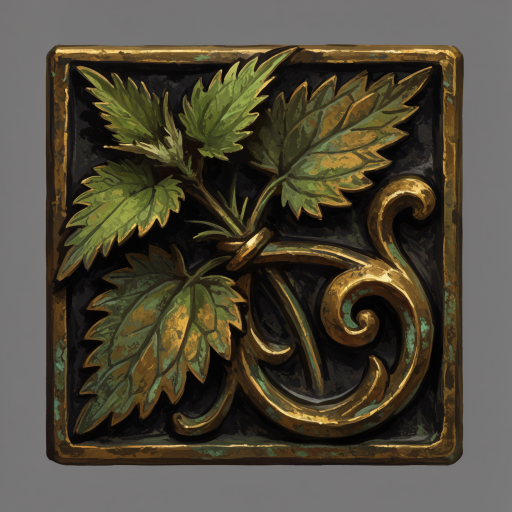
#> input picture assets/source/ui/orn/hellmuth_corner_d.png, 1024 x 1024 px, given in place of strip_h_e.png, which was not available (shown at 1/2 size)
$ python hud_distortion_proof.py
#> lines starting #> are read from the running program, lines starting #| are printed output that depends on the picture; after the words box and inside, x2 and y2 are one past the last pixel; in counts of white or black regions, pixels touching at a corner belong together; pictures that were not available may be replaced by others from this repository, and a replacement may not be noted
### tools/process_ui_v2.py
#!/usr/bin/env python3
"""
process_ui_v2.py — Verarbeitungspass fuer die HUD-V2-Ornamente (Schichtarchitektur).

Pro ausgewaehltem Quell-Asset (assets/source/ui/{orn,violett}) erzeugt das Skript
ein spielfertiges PNG nach public/sprites/ui/hud/v2/{fac}/{role}/{var}.png:

  1. Freistellen: Flood-Fill vom Rand auf der neutralen Grundfarbe, weicher
     Schattensaum bleibt (Kontaktschatten kommt sonst per CSS).
  2. Eingeschlossene Grund-Taschen ausstechen: bg-farbige Inseln INNERHALB der
     Silhouette (Laub-/Filigran-Loecher, offene Radnaben) -> Alpha 0. Konservativ
     (enge Farbtoleranz), damit Stahl/Messing erhalten bleibt.
  3. MODERAT-Entgluehung (nur Nicht-Koenig): helle, gesaettigte Magenta-Flaechen
     werden in V und S gedaempft -> Magenta liest als stumpfe Blörre, nicht Glow.
  4. Drip-Beschnitt (nur MODERAT, geflaggt): schmale Magenta-Tendrils unterhalb der
     Haupt-Fusskante werden weggeschnitten (Tropfen verboten).
  5. Milde, einheitliche Entsaettigung (LUT-Ersatz) fuer Fraktionskohaerenz, mit
     Schutz hoher Saettigung am Koenig.
  6. Augen-Sonderfall: runder Iris-Ausschnitt aus moderat_eye (alles ausserhalb
     Alpha 0), Tendrils fallen automatisch weg.

Lauf: python3 tools/process_ui_v2.py
"""
import os
import numpy as np
from PIL import Image, ImageDraw
from scipy import ndimage

ROOT = os.path.join(os.path.dirname(__file__), "..")
SRC = os.path.join(ROOT, "assets/source/ui")
OUT = os.path.join(ROOT, "public/sprites/ui/hud/v2")


# ---------------------------------------------------------------- Grundoperationen
# [62 lines left out: functions _bg_color, _bg_like, freistellen, stab_pockets, not called in this run]


def _hsv(rgb):
    r, g, b = rgb[..., 0] / 255, rgb[..., 1] / 255, rgb[..., 2] / 255
    mx = np.max(rgb, 2) / 255.0
    mn = np.min(rgb, 2) / 255.0
    df = mx - mn + 1e-6
    h = np.zeros_like(mx)
    mask = mx == r
    h[mask] = (60 * ((g - b) / df) % 360)[mask]
    mask = mx == g
    h[mask] = (60 * ((b - r) / df) + 120)[mask]
    mask = mx == b
    h[mask] = (60 * ((r - g) / df) + 240)[mask]
    return h, df / (mx + 1e-6), mx


# [53 lines left out: functions deglow_magenta, deglow_green, dripcrop_magenta, not called in this run]


def desat(rgb, alpha, sat=0.9, protect_hi=True):
    h, s, v = _hsv(rgb)
    out = rgb.astype(np.float32)
    lum = out.mean(axis=2, keepdims=True)
    d = lum + (out - lum) * sat
    if protect_hi:
        # hohe Saettigung (Substanz im Glas, Koenig-Kern) weniger entsaettigen
        p = np.clip((s - 0.45) / 0.3, 0, 1)[..., None]
        d = d + (out - d) * p
    return np.clip(d, 0, 255)


# [26 lines left out: function feather_edges, not called in this run]


def feather_bottom(alpha, frac=0.10, floor=0.45):
    """Nur Unterkante federn (vertikale Beifuellmotive: Seiten bleiben als Saeule)."""
    return feather_edges(alpha, frac=frac, floor=floor, sides=False, bottom=True)


def _smoothstep(t):
    t = np.clip(t, 0, 1)
    return t * t * (3 - 2 * t)


# [55 lines left out: functions feather_silhouette, despill, cap_flange, not called in this run]


def steel_present(rgb, alpha, target=72.0, shadow_lift=24.0, hi_knee=150.0,
                  seam=0.5, vcap=128.0, edge_pct=82.0, dil=2):
    """MODERAT-Stahl aus dem Dunkel heben (G-ALL-2): Median-Gain auf Ziel-Luma
    (>=BG+25), additiver Schatten-Lift mit Soft-Knee oben, dann Magenta als matte
    FLAECHE (dilatierter Sobel-Ridge), V<=vcap gedeckelt -> kein Eigenleuchten."""
    op = alpha > 12
    if op.sum() < 30:
        return rgb
    w = np.array([0.299, 0.587, 0.114])
    out = rgb.astype(np.float32).copy()
    med = float(np.median((out @ w)[op]))
    gain = float(np.clip(target / max(med, 1.0), 1.0, 3.0))
    lifted = out * gain
    Ll = lifted @ w
    comp = hi_knee + np.maximum(Ll - hi_knee, 0) * 0.35
    lifted *= np.where(Ll > hi_knee, comp / np.maximum(Ll, 1e-3), 1.0)[..., None]
    Ln = np.clip((lifted @ w) / 255.0, 0, 1)
    add = ((1.0 - Ln) ** 1.6 * shadow_lift)[..., None]
    out = np.where(op[..., None], np.clip(lifted + add, 0, 255), out)
    lum2 = out @ w
    inner = ndimage.binary_erosion(op, iterations=2)
    edge = np.hypot(ndimage.sobel(lum2, axis=1), ndimage.sobel(lum2, axis=0))
    if inner.sum() > 0:
        ridge = inner & (edge > np.percentile(edge[inner], edge_pct))
        band = ndimage.binary_dilation(ridge, iterations=dil) & op & (lum2 < 150)
    else:
        band = np.zeros_like(op)
    mag = np.array([150.0, 60.0, 110.0])
    out[band] = out[band] * (1 - seam) + mag * seam
    if band.sum():
        v = out[band].max(axis=1, keepdims=True)
        out[band] = out[band] * np.minimum(1.0, vcap / np.maximum(v, 1e-3))
    return np.clip(out, 0, 255)


# [116 lines left out: functions corner_clean, trim, save, process, cut_eye, not called in this run]

### tools/hud_distortion_proof.py
#!/usr/bin/env python3
"""
hud_distortion_proof.py — Paket A, Melde-Zaesur Beleg 1: »die Verzerrung ist tot«.

Vergleicht am Testobjekt MODERAT-Panel-Leiste (moderat_strip_h_e) drei Zustaende:
  1. ALTE KETTE   public/.../v2/moderat/strip_h/strip_h_e.png (relight+palette+
                  steel_present+grain) — ausgewaschenes Relief, +Saettigung.
  2. NEUER MASTER public/.../v3/moderat/strip_h/strip_h_e.png (freistellen+trim+
                  achromatischer Graustufen-Master) — Relief 1:1, Saettigung 0.
  3. GETOENT      Master + luminanzerhaltende Toenung. Exakt das W3C-Modell von
                  CSS mix-blend-mode:color = SetLum(Cs, Lum(Cb)) — also das, was
                  der Browser zur Laufzeit rechnet. Relief bleibt, Farbe kommt.

Misst LumaStd (Relief) und mittlere Saettigung je Zustand und legt eine
Vorher/Nachher-PNG ab. Lauf: python3 tools/hud_distortion_proof.py
"""
import os

import numpy as np
from PIL import Image, ImageDraw, ImageFont

ROOT = os.path.normpath(os.path.join(os.path.dirname(__file__), ".."))
OLD = os.path.join(ROOT, "public/sprites/ui/hud/v2/moderat/strip_h/strip_h_e.png")
NEW = os.path.join(ROOT, "public/sprites/ui/hud/v3/moderat/strip_h/strip_h_e.png")
SRC = os.path.join(ROOT, "assets/source/ui/freigestellt/moderat_strip_h_e.png")
OUT = os.path.join(ROOT, "docs/proof/paket_a_distortion.png")
TINT = (192, 64, 122)  # PLATZHALTER-Magenta (= FACTION_TINT_PLACEHOLDER.moderat)


def load(p):
    return np.asarray(Image.open(p).convert("RGBA")).astype(np.float32)


def luma(rgb):
    return rgb @ np.array([0.299, 0.587, 0.114])


def stats(rgba):
    op = rgba[..., 3] > 12
    if op.sum() < 10:
        return 0.0, 0.0
    rgb = rgba[..., :3]
    lstd = float(np.std(luma(rgb)[op]))
    sat = (rgb.max(2) - rgb.min(2))[op].mean() / 255.0
    return lstd, sat


def set_lum(color_rgb, master_rgba):
    """W3C SetLum(Cs, Lum(Cb)): Cs = flache Fraktionsfarbe (oben, mix-blend
    color), Cb = Graustufen-Master (unten, liefert Luma). Ergebnis traegt die
    Luma/Relief des Masters und die Chroma der Farbe. Identisch zum Browser."""
    cs = np.array(color_rgb, np.float32) / 255.0
    cs = np.broadcast_to(cs, master_rgba[..., :3].shape).copy()
    lb = luma(master_rgba[..., :3]) / 255.0                       # Lum(Cb)
    d = (lb - luma(cs))[..., None]
    c = cs + d                                                    # SetLum: shift
    # ClipColor: Gamut zurueckfalten, ohne die Luma zu aendern
    lum = luma(c)[..., None]
    n = c.min(2, keepdims=True)
    x = c.max(2, keepdims=True)
    lo = n < 0
    c = np.where(lo & (lum > n), lum + (c - lum) * lum / np.maximum(lum - n, 1e-6), c)
    hi = x > 1
    c = np.where(hi & (x > lum), lum + (c - lum) * (1 - lum) / np.maximum(x - lum, 1e-6), c)
    out = np.clip(c, 0, 1) * 255.0
    return np.dstack([out, master_rgba[..., 3]]).astype(np.uint8)


def _font(sz):
    for p in ("/usr/share/fonts/truetype/dejavu/DejaVuSans-Bold.ttf",
              "/usr/share/fonts/truetype/dejavu/DejaVuSans.ttf"):
        if os.path.exists(p):
            return ImageFont.truetype(p, sz)
    return ImageFont.load_default()


def band(rgba, label, w=1040, h=150, bg=(30, 30, 34)):
    """Asset opak-getrimmt, auf Hoehe h skaliert, linkes w-Fenster, ueber bg."""
    op = np.where(rgba[..., 3] > 12)
    if len(op[0]):
        y0, y1, x0, x1 = op[0].min(), op[0].max(), op[1].min(), op[1].max()
        rgba = rgba[y0:y1 + 1, x0:x1 + 1]
    im = Image.fromarray(rgba.astype(np.uint8), "RGBA")
    scale = h / im.height
    im = im.resize((max(1, int(im.width * scale)), h), Image.LANCZOS)
    canvas = Image.new("RGBA", (w, h + 26), (*bg, 255))
    ImageDraw.Draw(canvas).text((8, 5), label, font=_font(16), fill=(235, 235, 235))
    canvas.alpha_composite(im.crop((0, 0, min(w, im.width), h)), (0, 26))
    return canvas


def chain_on_source(src):
    """Die ECHTE Farbkette (process_ui_v2.steel_present + desat) auf dieselbe
    Quelle — zeigt, was die Kette anrichtet, unabhaengig vom mild ausgefallenen
    Versand-Artefakt. Gibt LumaStd zurueck (oder None, falls Import scheitert)."""
    try:
        import sys
        sys.path.insert(0, os.path.dirname(__file__))
        from process_ui_v2 import steel_present, desat  # noqa: PLC0415
        rgb, a = src[..., :3].copy(), src[..., 3]
        crushed = steel_present(desat(rgb, a, sat=0.92), a)
        return stats(np.dstack([crushed, a]))[0]
    except Exception as ex:  # noqa: BLE001
        print("  (chain_on_source uebersprungen:", ex, ")")
        return None


def main():
    old, new, src = load(OLD), load(NEW), load(SRC)
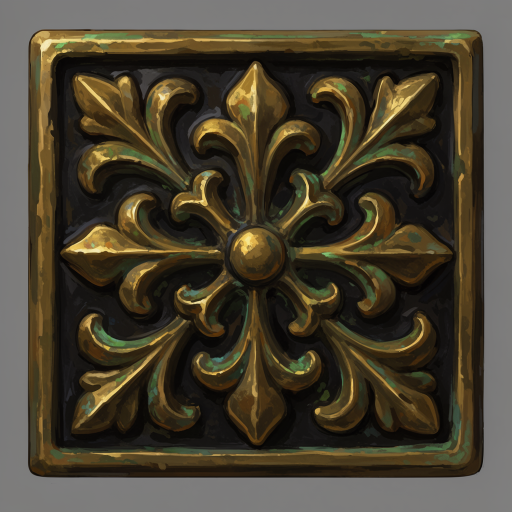
#> input picture assets/source/ui/orn/hellmuth_corner_e.png, 1024 x 1024 px, given in place of strip_h_e.png, which was not available (shown at 1/2 size)
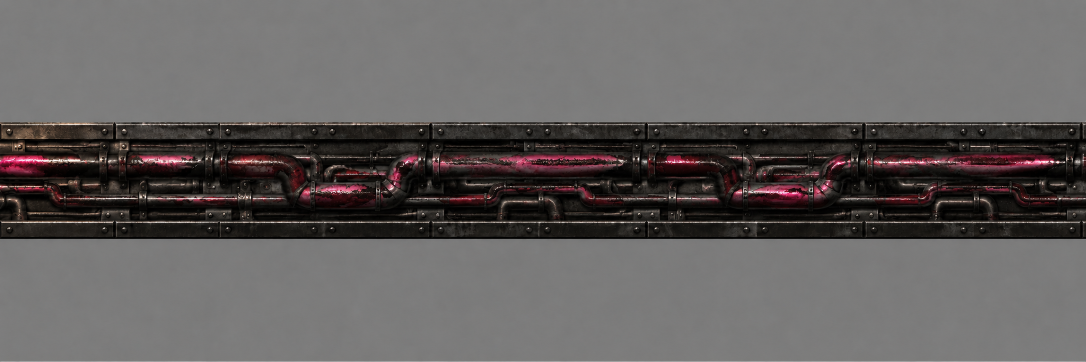
#> input picture assets/source/ui/orn/moderat_strip_h_e.png, 2172 x 724 px, found by its file name (shown at 1/2 size)
    lo, so = stats(old)
#> in stats, `op = rgba[..., 3] > 12`: op: shape (1024, 1024) bool; every value is 1
#> in stats, `lstd = float(np.std(luma(rgb)[op]))`: lstd = 45.31
#> in stats, `sat = (rgb.max(2) - rgb.min(2))[op].mean() / 255.0`: sat = 0.0853
#> lo = 45.31; so = 0.0853
    ln, sn = stats(new)
#> in luma (call 2), `return rgb @ np.array([0.299, 0.587, 0.114])`:
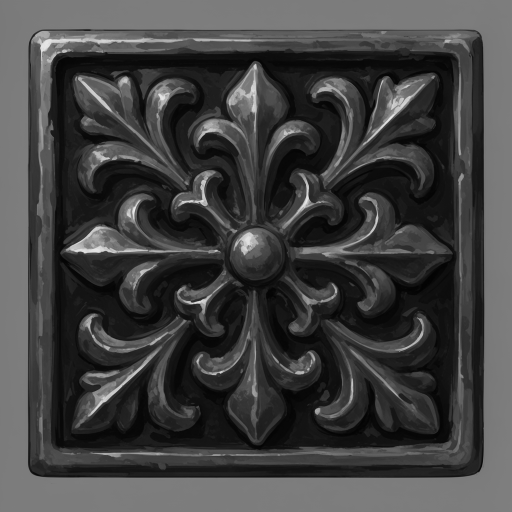
#> returned value: shape (1024, 1024) float64 (shown at 1/2 size); min 1.41, max 240.7, mean 65.9
#> ln = 45.14; sn = 0.0975
    ls, ss = stats(src)
#> in stats (call 3), `op = rgba[..., 3] > 12`: op: shape (724, 2172) bool; every value is 1
#> ls = 45.82; ss = 0.0189
    lc = chain_on_source(src)
#> in chain_on_source, `rgb, a = src[..., :3].copy(), src[..., 3]`: a: shape (724, 2172) float32; every value is 255
#> in _hsv, `mask = mx == r`:
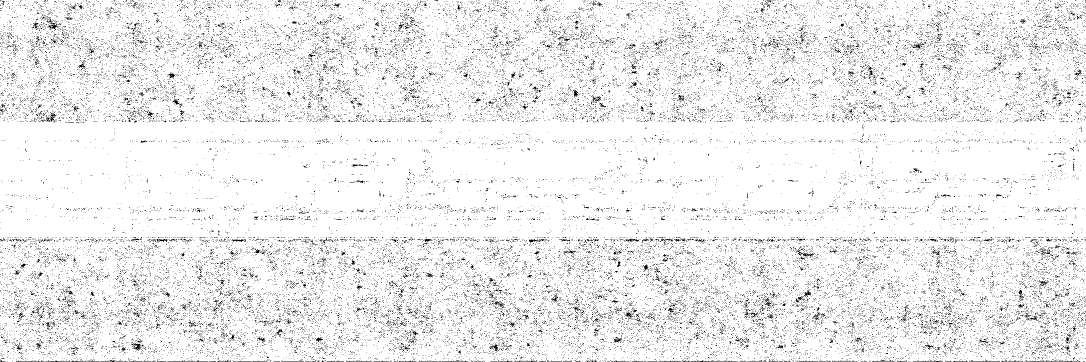
#> mask: shape (724, 2172) bool (shown at 1/2 size); 93.8% white; black in thin lines or dots
#> in _hsv, `mask = mx == g`: mask: shape (724, 2172) bool; 37.3% white in thin lines or dots
#> in _hsv, `mask = mx == b`: mask: shape (724, 2172) bool; 21% white in thin lines or dots
#> in desat, `p = np.clip((s - 0.45) / 0.3, 0, 1)[..., None]`:
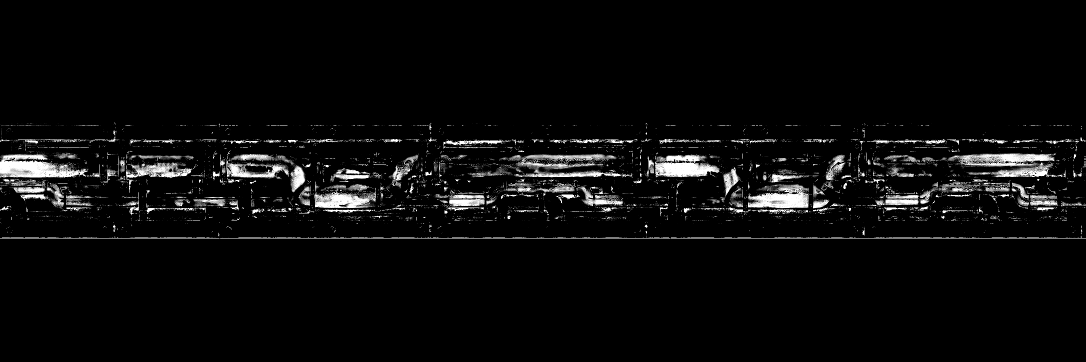
#> p: shape (724, 2172, 1) float32 (shown at 1/2 size); min 0, max 1, mean 0.0432
#> in steel_present, `med = float(np.median((out @ w)[op]))`: med = 123.2
#> in steel_present, `gain = float(np.clip(target / max(med, 1.0), 1.0, 3.0))`: gain = 1
#> in steel_present, `add = ((1.0 - Ln) ** 1.6 * shadow_lift)[..., None]`:
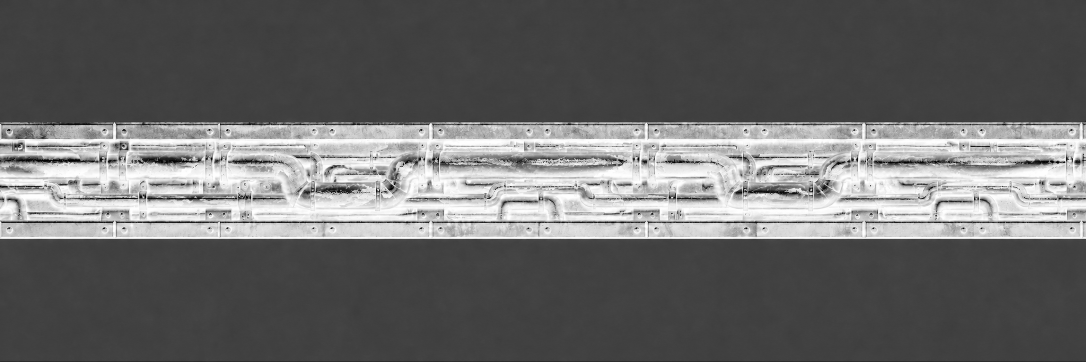
#> add: shape (724, 2172, 1) float64 (shown at 1/2 size); min 2.91, max 24, mean 11.8; drawn with min black and max white
#> in steel_present, `inner = ndimage.binary_erosion(op, iterations=2)`: inner: shape (724, 2172) bool; 99.3% white; 1 black region, box (x1, y1, x2, y2) and area: (0, 0, 2172, 724) 11568
#> in steel_present, `ridge = inner & (edge > np.percentile(edge[inner], edge_pct))`: ridge: shape (724, 2172) bool; 17.9% white; 1637 white regions (1502 under 20 px), largest, box (x1, y1, x2, y2) and area: (2, 241, 2170, 480) 266626, (507, 423, 618, 432) 611, (1020, 423, 1077, 435) 263
#> in steel_present, `band = ndimage.binary_dilation(ridge, iterations=dil) & op & (lum2 < 1..`: band: shape (724, 2172) bool; 27.9% white; 125 white regions (49 under 20 px), largest, box (x1, y1, x2, y2) and area: (0, 239, 2172, 482) 434997, (2008, 399, 2024, 411) 110, (825, 364, 833, 383) 91
#> in luma (call 4), `return rgb @ np.array([0.299, 0.587, 0.114])`:
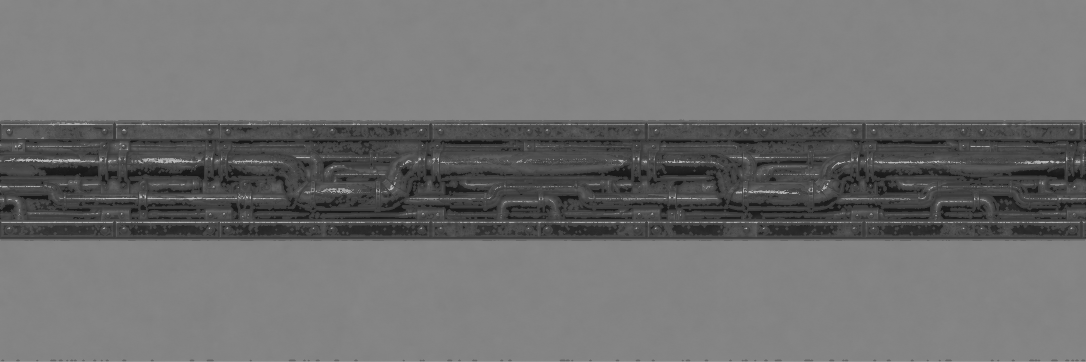
#> returned value: shape (724, 2172) float64 (shown at 1/2 size); min 24, max 189.7, mean 111.7
#> lc = 31.76
    tint = set_lum(TINT, new.astype(np.float32))
#> in luma (call 6), `return rgb @ np.array([0.299, 0.587, 0.114])`: returned value: shape (1024, 1024) float64; every value is 0.427
    lt, st = stats(tint.astype(np.float32))
#> lt = 45.09; st = 0.397

    print("== MODERAT-Panel-Leiste — Relief (LumaStd) und Saettigung ==")
    print(f"  QUELLE (cut)        LumaStd={ls:5.1f}  sat={ss:.3f}")
#|   QUELLE (cut)        LumaStd= 45.8  sat=0.019
    if lc is not None:
        print(f"  KETTE auf Quelle    LumaStd={lc:5.1f}            <- steel_present+desat zerdrueckt")
#|   KETTE auf Quelle    LumaStd= 31.8            <- steel_present+desat zerdrueckt
    print(f"  ALTE KETTE  (v2)    LumaStd={lo:5.1f}  sat={so:.3f}   <- Versand-Artefakt")
#|   ALTE KETTE  (v2)    LumaStd= 45.3  sat=0.085   <- Versand-Artefakt
    print(f"  NEUER MASTER(v3)    LumaStd={ln:5.1f}  sat={sn:.3f}   <- achromatisch, Relief erhalten")
#|   NEUER MASTER(v3)    LumaStd= 45.1  sat=0.098   <- achromatisch, Relief erhalten
    print(f"  GETOENT (Browser)   LumaStd={lt:5.1f}  sat={st:.3f}   <- Relief = Master (Toenung flach)")
#|   GETOENT (Browser)   LumaStd= 45.1  sat=0.397   <- Relief = Master (Toenung flach)
    keep = ln / max(ls, 1e-6) * 100.0
#> keep = 98.52
    print(f"\n  Master vs Quelle:   {keep:.0f} % Relief erhalten (SetLum aendert die Luma nicht)")
#|   Master vs Quelle:   99 % Relief erhalten (SetLum aendert die Luma nicht)
    if lc is not None:
        print(f"  Master vs Kette:    +{(ln - lc) / max(lc, 1e-6) * 100:.0f} % Relief gegenueber der Kette")
#|   Master vs Kette:    +42 % Relief gegenueber der Kette
    print(f"  LumaStd-Schwelle >= 45: {'ERFUELLT' if ln >= 45 else 'unter Schwelle'} ({ln:.1f}) "
          f"— Quellen-Decke dieser (bewusst ruhigsten) Leiste: {ls:.1f}")
#|   LumaStd-Schwelle >= 45: ERFUELLT (45.1) — Quellen-Decke dieser (bewusst ruhigsten) Leiste: 45.8

    rows = [band(old, "1  ALTE KETTE  v2/.../strip_h_e.png  (relight+palette+steel_present+grain)"),
            band(new, "2  NEUER MASTER  v3/.../strip_h_e.png  (freistellen+trim, achromatisch, Median~162)"),
            band(tint.astype(np.float32), "3  GETOENT  Master + CSS mix-blend color (SetLum) — Platzhalter-Magenta")]
#> in band, `op = np.where(rgba[..., 3] > 12)`: op = 1048576 positions, rows 0 to 1023, columns 0 to 1023
#> in band, `y0, y1, x0, x1 = op[0].min(), op[0].max(), op[1].min(), op[1].max()`: y0 = 0; y1 = 1023; x0 = 0; x1 = 1023
    W = max(r.width for r in rows)
#> W = 1040
    H = sum(r.height for r in rows) + 8 * (len(rows) - 1)
#> H = 544
    sheet = Image.new("RGBA", (W, H), (16, 16, 18, 255))
    y = 0
    for r in rows:
        sheet.alpha_composite(r, (0, y))
        y += r.height + 8
#> this loop made 3 passes
#> y on passes 1 to 3: 184, 368, 552
#> after the loop, y = 552
    os.makedirs(os.path.dirname(OUT), exist_ok=True)
    sheet.convert("RGB").save(OUT)
    print(f"\n  Vorher/Nachher: {os.path.relpath(OUT, ROOT)}  ({W}x{H})")
#|   Vorher/Nachher: docs/proof/paket_a_distortion.png  (1040x544)


if __name__ == "__main__":
    main()
